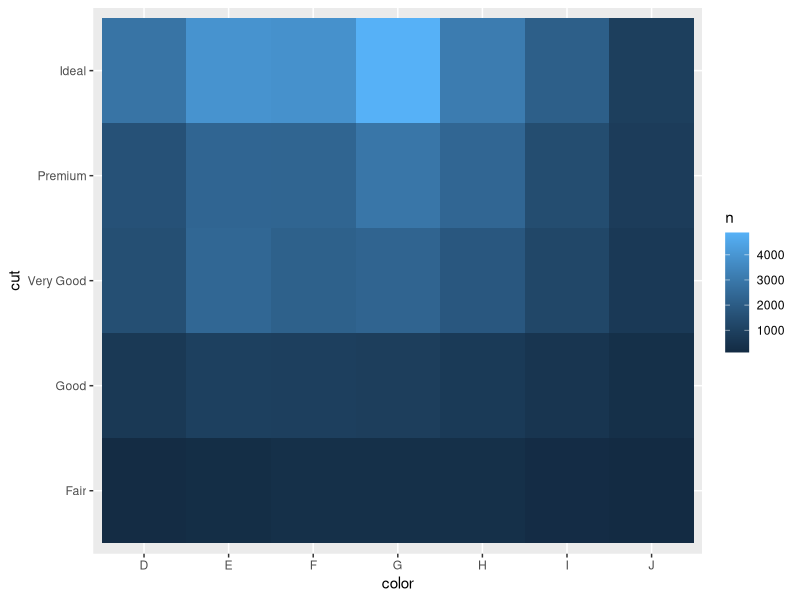
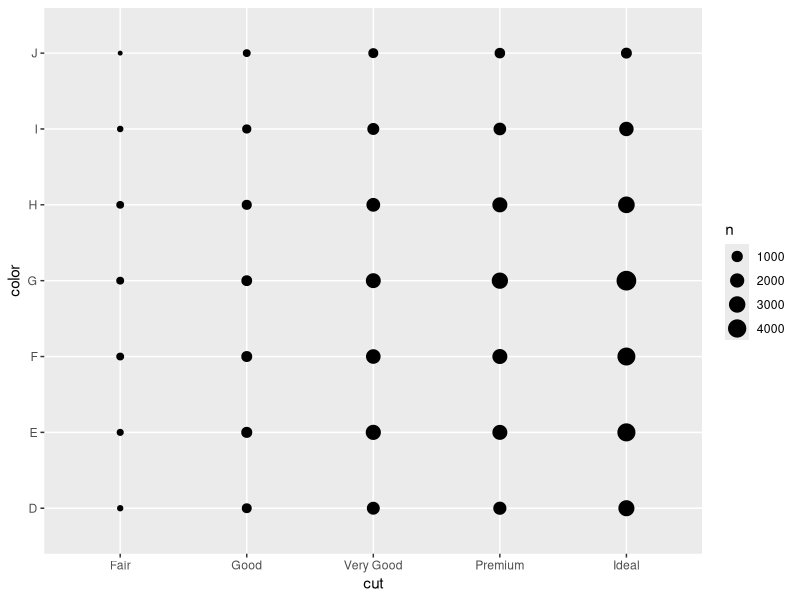
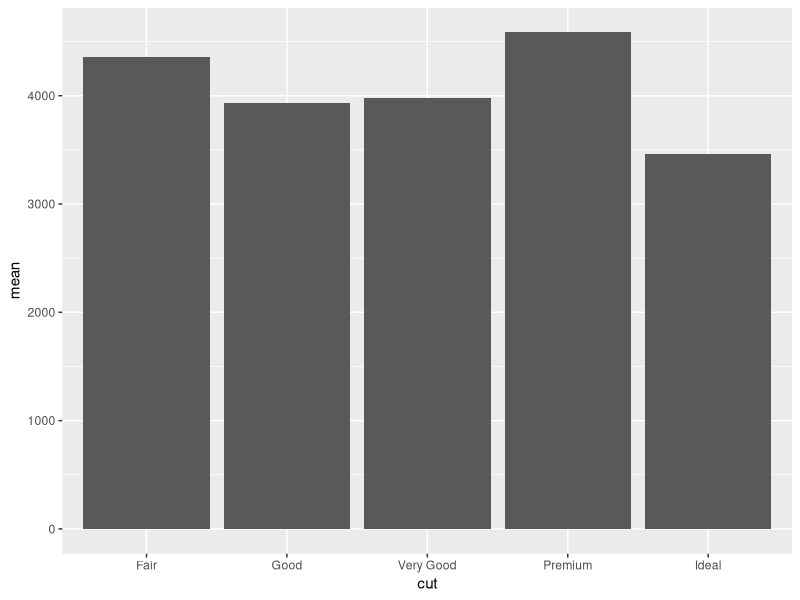
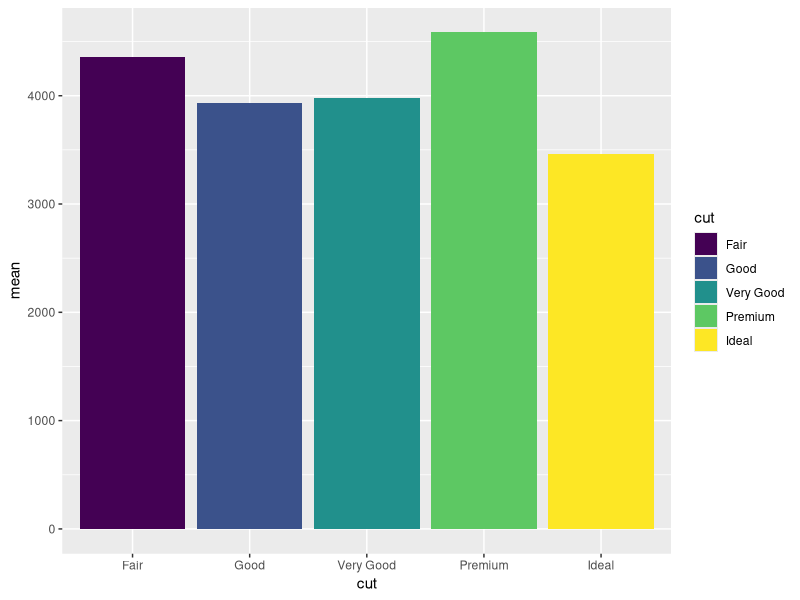
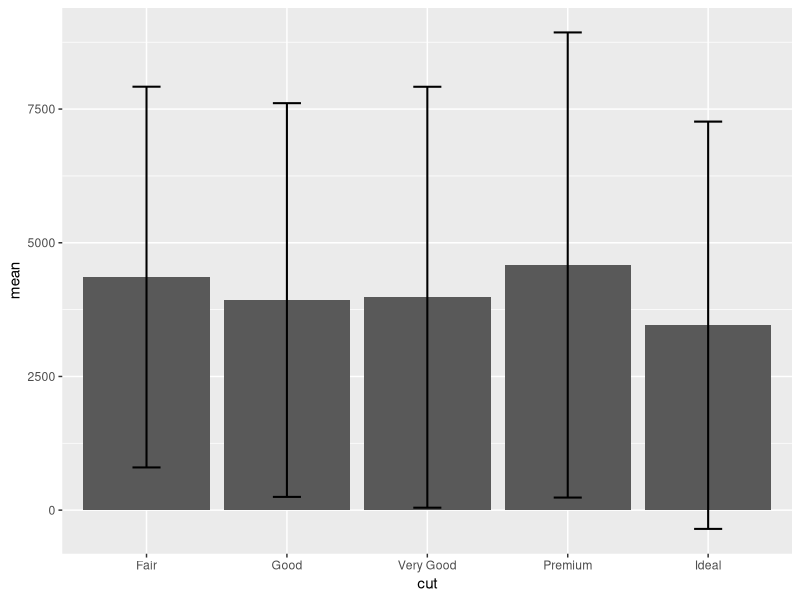
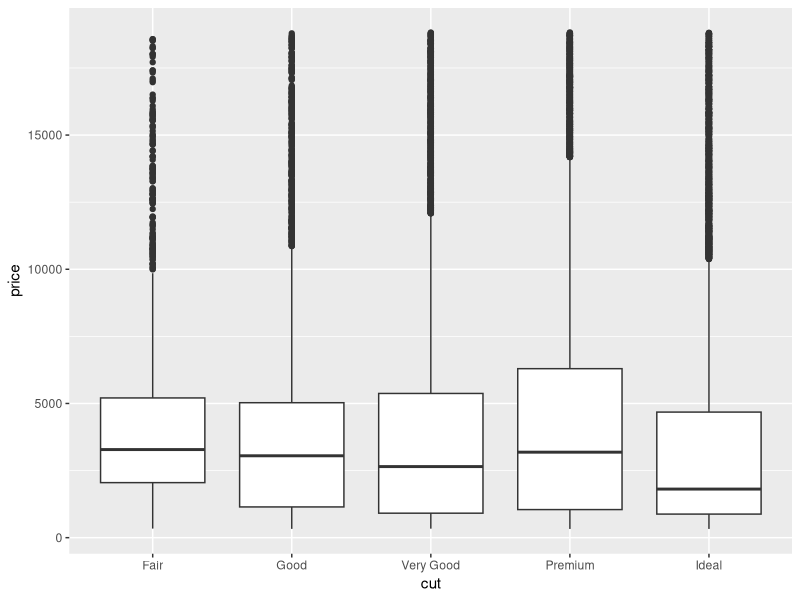
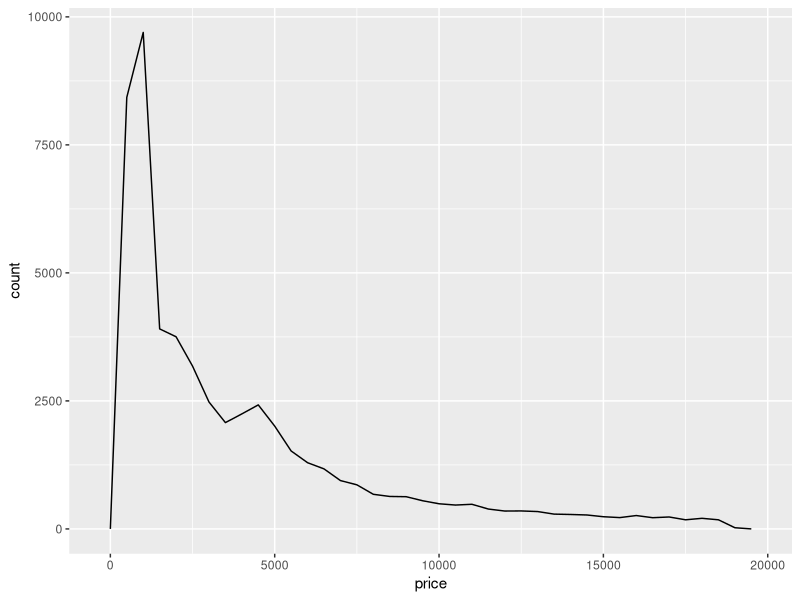
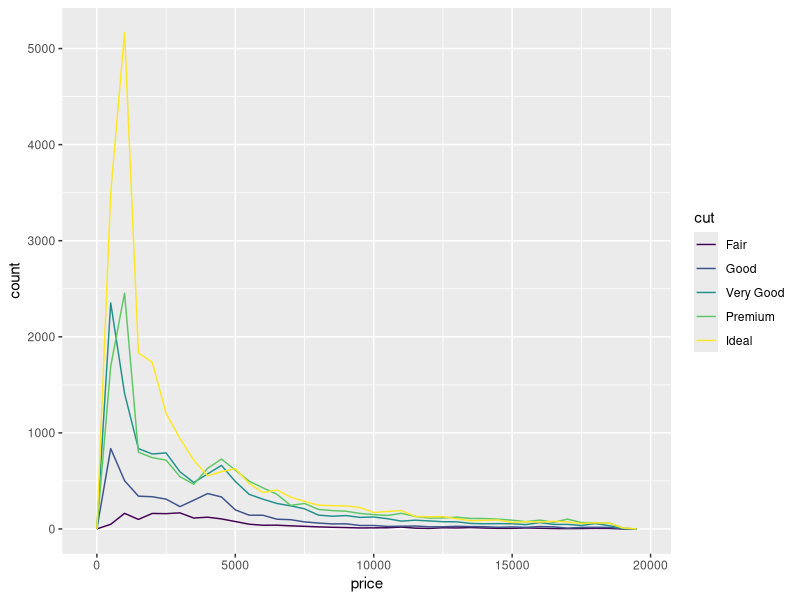

R code for these plots, in order:
## ---- chunk 1
library(tidyverse)
## ---- chunk 2
table(diamonds$cut, diamonds$color)

table(diamonds$cut, diamonds$color, diamonds$clarity)

xtabs(~ cut + color, diamonds)

xtabs(~ cut + color + clarity, diamonds)

ftable(xtabs(~ cut + color + clarity, diamonds))

diamonds %>%
  group_by(cut, color)%>%
  count( )%>%
  group_by(cut)%>%
  mutate(sum = sum(n))%>%
  mutate(proportion = n/sum,
         percentage = (n/sum)*100)
## ---- chunk 3

diamonds%>% 
  count(color, cut)%>%
  ggplot(aes(color, cut))+
  geom_tile(aes(fill=n))

ggplot(diamonds)+
  geom_count(aes(cut, color))


#install.packages("seriation")


## ---- chunk 4
# solution 1
with(diamonds, tapply(price, cut, mean))

with(diamonds, tapply(price, list(cut, color, clarity), mean))


# solution 2
# install.packages("doBy")
library(doBy)
data = as.data.frame(diamonds)
head(summaryBy(price ~ cut + clarity + color , data = data, FUN = mean))

head(summaryBy(price  + carat ~ cut + clarity + color , data = data, FUN = mean))

head(summaryBy(price  + carat ~ cut +  color , data = data, FUN = c(mean, sd)))

# solution 3
diamonds%>%
  group_by(cut, clarity, color)%>%
  summarise(mean = mean(price),
            sd = sd(price))


## ---- chunk 5
#bar plot
diamonds%>%
  group_by(cut)%>%
  summarise(mean = mean(price))%>%
  ggplot(aes(cut, mean))+
  geom_bar(stat="identity")

diamonds%>%
  group_by(cut)%>%
  summarise(mean = mean(price))%>%
  ggplot(aes(cut, mean, fill = cut))+
  geom_bar(stat="identity")

# xlim(4, 10) + ylim(4, 10)

diamonds%>%
  group_by(cut)%>%
  summarise(mean = mean(price),
            sd = sd(price))%>%
  ggplot(aes(cut, mean))+
  geom_bar(stat="identity")+
  geom_errorbar(aes(ymin = mean - sd,
                    ymax = mean + sd),
                width = .2, size = 0.7, position = position_dodge(.9))

## ---- chunk 6
# boxplot

ggplot(diamonds, aes(cut, price))+
  geom_boxplot()



## ---- chunk 7
library(tidyverse)

ggplot(diamonds, aes(price))+
  geom_freqpoly(binwidth = 500)

ggplot(diamonds, aes(price))+
  geom_freqpoly(aes(color = cut), binwidth = 500)

# standardized count where the area under each frequency polygon is one

ggplot(diamonds, aes(x = price, y =  ..density..))+
  geom_freqpoly(aes(color = cut), binwidth = 500)




## ---- chunk 8
summary(mpg)

ggplot(mpg)+
  geom_boxplot(aes(x = reorder(class, hwy, FUN = median), y = hwy))

ggplot(mpg)+
  geom_boxplot(aes(x = reorder(class, hwy, FUN = median), y = hwy))+
  coord_flip()

## ---- chunk 9
ggplot(diamonds)+
  geom_point(aes(carat, price))

# add transparency
ggplot(diamonds)+
  geom_point(aes(carat, price), alpha = 1/100)

# bin two variables
ggplot(diamonds)+
  geom_bin2d(aes(carat, price))

#install.packages("hexbin")
ggplot(diamonds)+
  geom_hex(aes(carat, price))

#bin one variable
ggplot(diamonds,aes(carat, price))+
  geom_boxplot(aes(group = cut_width(carat, 0.1)))

ggplot(diamonds,aes(carat, price))+
  geom_boxplot(aes(group = cut_width(carat, 0.5)))


## ---- chunk 10


#bin one variable
ggplot(diamonds,aes(carat, price))+
  geom_boxplot(aes(group = cut_width(carat, 0.1)))

ggplot(diamonds,aes(carat, price))+
  geom_boxplot(aes(group = cut_width(carat, 0.5)))

# bin two variables
ggplot(diamonds)+
  geom_bin2d(aes(carat, price))

#install.packages("hexbin")
ggplot(diamonds)+
  geom_hex(aes(carat, price))

